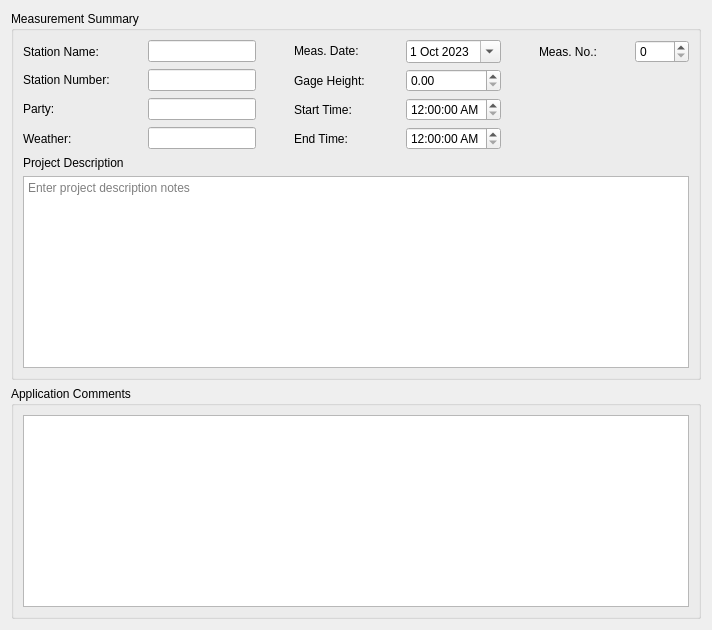
      <widget class="QWidget" name="tabReporting">
       <attribute name="title">
        <string>Reporting</string>
       </attribute>
       <layout class="QGridLayout" name="gridLayout_36">
        <item row="1" column="0">
         <widget class="QGroupBox" name="groupboxComments">
          <property name="title">
           <string>Measurement Summary</string>
          </property>
          <layout class="QGridLayout" name="gridLayout_37">
           <item row="1" column="0">
            <widget class="QLabel" name="label_21">
             <property name="text">
              <string>Project Description</string>
             </property>
            </widget>
           </item>
           <item row="3" column="0">
            <widget class="QTextEdit" name="projectDescriptionTextEdit">
             <property name="toolTip">
              <string>Enter project description notes</string>
             </property>
             <property name="statusTip">
              <string>Enter project description notes</string>
             </property>
             <property name="whatsThis">
              <string>Enter project description notes</string>
             </property>
             <property name="placeholderText">
              <string>Enter project description notes</string>
             </property>
            </widget>
           </item>
           <item row="0" column="0">
            <layout class="QGridLayout" name="gridLayout_39" columnstretch="0,0,0,0,0,0,0">
             <property name="horizontalSpacing">
              <number>38</number>
             </property>
             <item row="0" column="5">
              <widget class="QLabel" name="label_17">
               <property name="text">
                <string>Meas. No.:</string>
               </property>
              </widget>
             </item>
             <item row="0" column="6">
              <widget class="QSpinBox" name="measurementNumberspinBox">
               <property name="maximum">
                <number>9999</number>
               </property>
              </widget>
             </item>
             <item row="0" column="0">
              <widget class="QLabel" name="label_18">
               <property name="text">
                <string>Station Name:</string>
               </property>
              </widget>
             </item>
             <item row="1" column="2">
              <widget class="QLineEdit" name="stationNumberLineEdit"/>
             </item>
             <item row="1" column="0">
              <widget class="QLabel" name="stationNumberLabel">
               <property name="text">
                <string>&lt;html&gt;&lt;head/&gt;&lt;body&gt;&lt;p&gt;Station Number:&lt;/p&gt;&lt;/body&gt;&lt;/html&gt;</string>
               </property>
              </widget>
             </item>
             <item row="2" column="0">
              <widget class="QLabel" name="userNameLabel">
               <property name="text">
                <string>&lt;html&gt;&lt;head/&gt;&lt;body&gt;&lt;p&gt;Party:&lt;/p&gt;&lt;/body&gt;&lt;/html&gt;</string>
               </property>
              </widget>
             </item>
             <item row="0" column="2">
              <widget class="QLineEdit" name="stationNamelineEdit">
               <property name="maximumSize">
                <size>
                 <width>16777215</width>
                 <height>16777215</height>
                </size>
               </property>
              </widget>
             </item>
             <item row="2" column="2">
              <widget class="QLineEdit" name="partyLineEdit"/>
             </item>
             <item row="3" column="0">
              <widget class="QLabel" name="label_19">
               <property name="text">
                <string>Weather:</string>
               </property>
              </widget>
             </item>
             <item row="3" column="2">
              <widget class="QLineEdit" name="weatherLineEdit"/>
             </item>
             <item row="0" column="3">
              <widget class="QLabel" name="dateLabel">
               <property name="text">
                <string>&lt;html&gt;&lt;head/&gt;&lt;body&gt;&lt;p&gt;Meas. Date:&lt;/p&gt;&lt;/body&gt;&lt;/html&gt;</string>
               </property>
              </widget>
             </item>
             <item row="1" column="3">
              <widget class="QLabel" name="label_15">
               <property name="text">
                <string>Gage Height: </string>
               </property>
              </widget>
             </item>
             <item row="2" column="3">
              <widget class="QLabel" name="label_11">
               <property name="text">
                <string>Start Time: </string>
               </property>
              </widget>
             </item>
             <item row="3" column="3">
              <widget class="QLabel" name="label_20">
               <property name="text">
                <string>End Time:</string>
               </property>
              </widget>
             </item>
             <item row="0" column="4">
              <widget class="QDateEdit" name="measDate">
               <property name="calendarPopup">
                <bool>true</bool>
               </property>
               <property name="date">
                <date>
                 <year>2023</year>
                 <month>10</month>
                 <day>1</day>
                </date>
               </property>
              </widget>
             </item>
             <item row="1" column="4">
              <widget class="QDoubleSpinBox" name="gageHeightdoubleSpinBox"/>
             </item>
             <item row="2" column="4">
              <widget class="QTimeEdit" name="measStartTime">
               <property name="displayFormat">
                <string>h:mm:ss AP</string>
               </property>
              </widget>
             </item>
             <item row="3" column="4">
              <widget class="QTimeEdit" name="measEndTime">
               <property name="displayFormat">
                <string>h:mm:ss AP</string>
               </property>
              </widget>
             </item>
            </layout>
           </item>
          </layout>
         </widget>
        </item>
        <item row="2" column="0">
         <widget class="QGroupBox" name="groupBox_2">
          <property name="title">
           <string>Application Comments</string>
          </property>
          <layout class="QVBoxLayout" name="verticalLayout_13">
           <item>
            <widget class="QTableWidget" name="comments_tbl"/>
           </item>
          </layout>
         </widget>
        </item>
       </layout>
      </widget>
